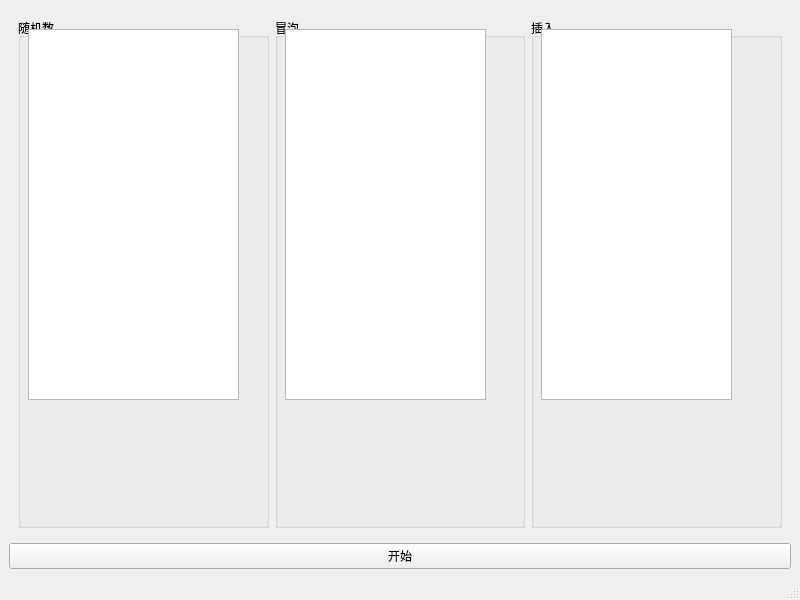
<?xml version="1.0" encoding="UTF-8"?>
<ui version="4.0">
 <class>MainWindow</class>
 <widget class="QMainWindow" name="MainWindow">
  <property name="geometry">
   <rect>
    <x>0</x>
    <y>0</y>
    <width>800</width>
    <height>600</height>
   </rect>
  </property>
  <property name="windowTitle">
   <string>MainWindow</string>
  </property>
  <widget class="QWidget" name="centralwidget">
   <layout class="QVBoxLayout" name="verticalLayout">
    <item>
     <widget class="QWidget" name="widget" native="true">
      <layout class="QHBoxLayout" name="horizontalLayout">
       <item>
        <widget class="QGroupBox" name="groupBox">
         <property name="title">
          <string>随机数</string>
         </property>
         <widget class="QListWidget" name="randList">
          <property name="geometry">
           <rect>
            <x>10</x>
            <y>11</y>
            <width>211</width>
            <height>371</height>
           </rect>
          </property>
         </widget>
        </widget>
       </item>
       <item>
        <widget class="QGroupBox" name="groupBox_2">
         <property name="title">
          <string>冒泡</string>
         </property>
         <widget class="QListWidget" name="bubbleList">
          <property name="geometry">
           <rect>
            <x>10</x>
            <y>11</y>
            <width>201</width>
            <height>371</height>
           </rect>
          </property>
         </widget>
        </widget>
       </item>
       <item>
        <widget class="QGroupBox" name="groupBox_3">
         <property name="title">
          <string>插入</string>
         </property>
         <widget class="QListWidget" name="quickList">
          <property name="geometry">
           <rect>
            <x>10</x>
            <y>11</y>
            <width>191</width>
            <height>371</height>
           </rect>
          </property>
         </widget>
        </widget>
       </item>
      </layout>
     </widget>
    </item>
    <item>
     <widget class="QPushButton" name="start">
      <property name="text">
       <string>开始</string>
      </property>
     </widget>
    </item>
   </layout>
  </widget>
  <widget class="QMenuBar" name="menubar">
   <property name="geometry">
    <rect>
     <x>0</x>
     <y>0</y>
     <width>800</width>
     <height>22</height>
    </rect>
   </property>
  </widget>
  <widget class="QStatusBar" name="statusbar"/>
 </widget>
 <resources/>
 <connections/>
</ui>
